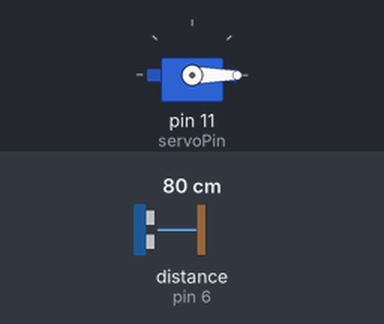
A sketch run on a simulated Arduino Uno, built with avr-gcc and run on an emulated ATmega328P. Shown: servo. Wiring (inferred from the names in the program): ultrasonic range finder: trigger pin 7; echo pin 6. The inputs (shaded band) are chosen by the test bench; at power-on: distance to the obstacle (sensor on pin 6) 80 cm. The echo pulse lasts 58.3 µs per cm.

Above: at 1.2 s.
1.3 s: distance to the obstacle (sensor on pin 6) set to 2 cm
At 2.0 s:
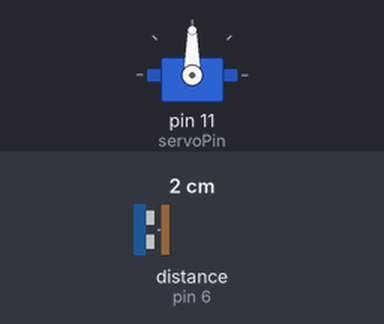
Timing chart, 0 to 9.8 s (numbered marks = the images above; inputs shaded):
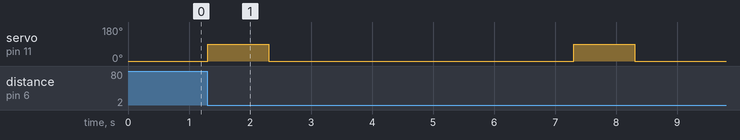

The sketch:

smartdustbin.ino
```cpp
#include <Servo.h>

Servo myServo;  // Create a Servo object
const int trigPin = 7;  // TRIG pin of HC-SR04
const int echoPin = 6;  // ECHO pin of HC-SR04
const int servoPin = 11; // PWM pin for Servo

void setup() {
  myServo.attach(servoPin);  // Attach the servo to the PWM pin
  pinMode(trigPin, OUTPUT);   // Set TRIG pin as OUTPUT
  pinMode(echoPin, INPUT);    // Set ECHO pin as INPUT
  myServo.write(0);            // Initialize servo position to closed
}

void loop() {
  long duration, distance;

  // Clear the TRIG pin
  digitalWrite(trigPin, LOW);
  delayMicroseconds(2);

  // Set the TRIG pin HIGH for 10 microseconds
  digitalWrite(trigPin, HIGH);
  delayMicroseconds(10);
  digitalWrite(trigPin, LOW);

  // Read the ECHO pin
  duration = pulseIn(echoPin, HIGH);

  // Calculate the distance
  distance = (duration * 0.034) / 2; // Distance in cm

  // Check if an object is detected within 10 cm
  if (distance < 10) {
    myServo.write(90);  // Open the dustbin
    delay(1000);        // Wait for 1 second
    myServo.write(0);   // Close the dustbin
    delay(5000);        // Wait for 5 seconds before next detection
  }
}   
```

Measured:
- after the input at 1.3 s, servo on pin 11 (servoPin): alternates 90° for 1.0 s and 0° for 5.0 s, starting at once
